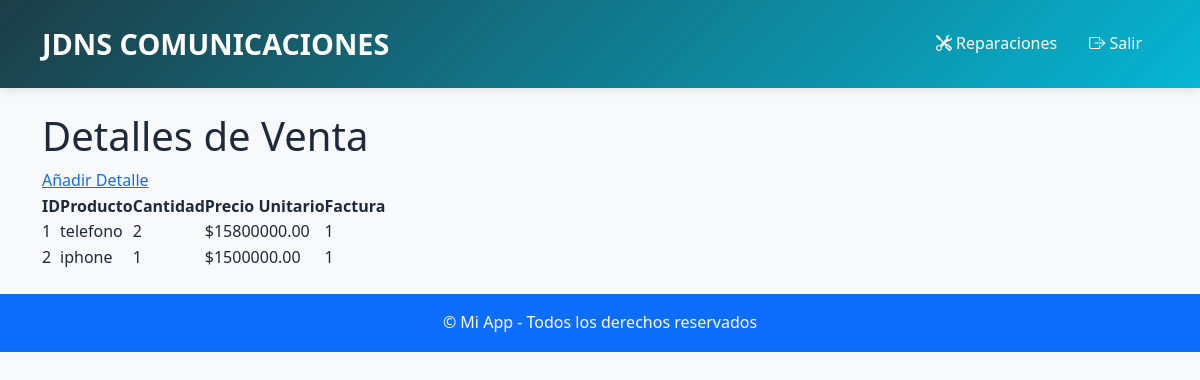
The app's page /detalle_venta/ (signed in) with its own data.
### app/models/users.py (models this page shows)
class DetalleVenta(db.Model):
    __tablename__ = 'detalle_venta'
    iddetalles = db.Column(db.Integer, primary_key=True)
    cantidad = db.Column(db.Integer, nullable=False)
    precio_unitario = db.Column(db.Numeric(10, 2), nullable=False)
    subtotal = db.Column(db.Numeric(10, 2), nullable=False)
    producto_idproducto = db.Column(db.Integer, db.ForeignKey('producto.idproducto'), nullable=False)
    ventas_factura_idventas_factura = db.Column(db.Integer, db.ForeignKey('ventas_factura.idventas_factura'), nullable=False)
    producto = db.relationship('Producto', backref='detalle_ventas')

class Producto(db.Model):
    _tablename_ = 'producto'
    idproducto = db.Column(db.Integer, primary_key=True)
    nombre = db.Column(db.String(100))
    descripcion = db.Column(db.Text)
    tipo = db.Column(db.Enum('repuesto', 'accesorio'))
    precio_unitario = db.Column(db.Numeric(10, 2))
    stock = db.Column(db.Integer)
    imagen = db.Column(db.String(200))
    empresa_idempresa = db.Column(db.Integer, db.ForeignKey('empresa.idempresa'))

### app/routes/detalle_venta.py (the view)
@bp.route('/')
@login_required
def listar():
    detalles = DetalleVenta.query.all()
    return render_template('detalle_venta_list.html', detalles=detalles)

### app/models/users.py (called while the page is built)
    @property
    def is_authenticated(self):
        return True

### app/templates/detalle_venta_list.html (shortened to what this page needs)
{% extends "base.html" %}
{% block content %}
<h1>Detalles de Venta</h1>
<a href="{{ url_for('detalle_venta.nuevo') }}">Añadir Detalle</a>
<table>
    <thead>
        <tr>
            <th>ID</th>
            <th>Producto</th>
            <th>Cantidad</th>
            <th>Precio Unitario</th>
            <th>Factura</th>
        </tr>
    </thead>
    <tbody>
    {% for d in detalles %}
        <tr>
            <td>{{ d.iddetalles }}</td>
            <td>{{ d.producto.nombre }}</td>
            <td>{{ d.cantidad }}</td>
            <td>${{ "%.2f"|format(d.precio_unitario) }}</td>
            <td>{{ d.ventas_factura_idventas_factura }}</td>
        </tr>
    {% endfor %}
    </tbody>
</table>
{% endblock %}

### app/static/style.css (style rules this page uses)
:root { --primary-color: #1c3d46; --secondary-color: #f97316; --accent-color: #06b6d4; --dark-bg: #1e293b; --light-bg: #f8fafc; --text-dark: #1e293b; --text-light: #64748b; --white: #ffffff; --gray-100: #f1f5f9; --gray-200: #e2e8f0; --gray-300: #cbd5e1; --gray-800: #1e293b; --gray-900: #0f172a; }
* { margin: 0; padding: 0; box-sizing: border-box; }
body { font-family: "Segoe UI", Tahoma, Geneva, Verdana, sans-serif; line-height: 1.6; color: var(--text-dark); background-color: var(--white); }

### records on screen
DetalleVenta: iddetalles "1", producto.nombre "telefono", cantidad "2", precio_unitario "15800000.00", ventas_factura_idventas_factura "1"
DetalleVenta: iddetalles "2", producto.nombre "iphone", cantidad "1", precio_unitario "1500000.00", ventas_factura_idventas_factura "1"
